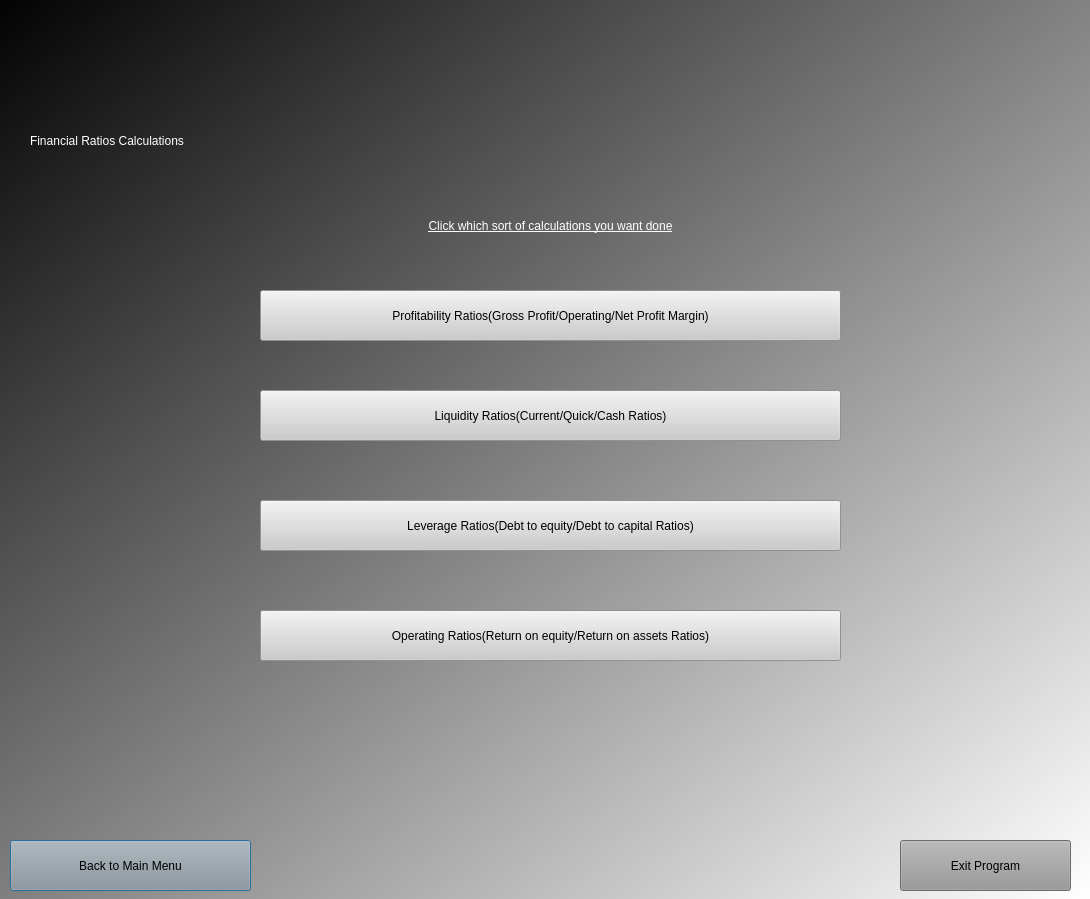
<?xml version="1.0" encoding="UTF-8"?>
<ui version="4.0">
 <class>Dialog</class>
 <widget class="QDialog" name="Dialog">
  <property name="geometry">
   <rect>
    <x>0</x>
    <y>0</y>
    <width>1090</width>
    <height>899</height>
   </rect>
  </property>
  <property name="windowTitle">
   <string>Dialog</string>
  </property>
  <widget class="QWidget" name="widget" native="true">
   <property name="geometry">
    <rect>
     <x>0</x>
     <y>-20</y>
     <width>1091</width>
     <height>921</height>
    </rect>
   </property>
   <property name="styleSheet">
    <string notr="true">QWidget#widget{
background-color:qlineargradient(spread:reflect, x1:0, y1:0, x2:1, y2:1, stop:0 rgba(0, 0, 0, 255), stop:1 rgba(255, 255, 255, 255));}</string>
   </property>
   <widget class="QLabel" name="label">
    <property name="geometry">
     <rect>
      <x>30</x>
      <y>70</y>
      <width>1081</width>
      <height>181</height>
     </rect>
    </property>
    <property name="styleSheet">
     <string notr="true">color:rgb(255, 255, 255);
font: 60pt &quot;Rockwell&quot;;
</string>
    </property>
    <property name="text">
     <string>Financial Ratios Calculations</string>
    </property>
   </widget>
   <widget class="QLabel" name="label_2">
    <property name="geometry">
     <rect>
      <x>170</x>
      <y>180</y>
      <width>761</width>
      <height>131</height>
     </rect>
    </property>
    <property name="styleSheet">
     <string notr="true">color:rgb(255, 255, 255);
font: 75 16pt &quot;MS Shell Dlg 2&quot;;
text-decoration: underline;</string>
    </property>
    <property name="text">
     <string>Click which sort of calculations you want done</string>
    </property>
    <property name="alignment">
     <set>Qt::AlignCenter</set>
    </property>
   </widget>
   <widget class="QPushButton" name="menumain">
    <property name="geometry">
     <rect>
      <x>10</x>
      <y>860</y>
      <width>241</width>
      <height>51</height>
     </rect>
    </property>
    <property name="styleSheet">
     <string notr="true">background-color:rgb(150, 150, 150);
font: 75 18pt &quot;MS Shell Dlg 2&quot;;
</string>
    </property>
    <property name="text">
     <string>Back to Main Menu</string>
    </property>
   </widget>
   <widget class="QPushButton" name="exit">
    <property name="geometry">
     <rect>
      <x>900</x>
      <y>860</y>
      <width>171</width>
      <height>51</height>
     </rect>
    </property>
    <property name="styleSheet">
     <string notr="true">background-color:rgb(150, 150, 150);
font: 75 18pt &quot;MS Shell Dlg 2&quot;;
</string>
    </property>
    <property name="text">
     <string>Exit Program</string>
    </property>
   </widget>
   <widget class="QPushButton" name="prof">
    <property name="geometry">
     <rect>
      <x>260</x>
      <y>310</y>
      <width>581</width>
      <height>51</height>
     </rect>
    </property>
    <property name="styleSheet">
     <string notr="true">background-color:rgb(203, 203, 203);
font: 75 14pt &quot;MS Shell Dlg 2&quot;;
</string>
    </property>
    <property name="text">
     <string>Profitability Ratios(Gross Profit/Operating/Net Profit Margin)</string>
    </property>
   </widget>
   <widget class="QPushButton" name="liq">
    <property name="geometry">
     <rect>
      <x>260</x>
      <y>410</y>
      <width>581</width>
      <height>51</height>
     </rect>
    </property>
    <property name="styleSheet">
     <string notr="true">background-color:rgb(203, 203, 203);
font: 75 14pt &quot;MS Shell Dlg 2&quot;;
</string>
    </property>
    <property name="text">
     <string>Liquidity Ratios(Current/Quick/Cash Ratios)</string>
    </property>
   </widget>
   <widget class="QPushButton" name="lev">
    <property name="geometry">
     <rect>
      <x>260</x>
      <y>520</y>
      <width>581</width>
      <height>51</height>
     </rect>
    </property>
    <property name="styleSheet">
     <string notr="true">background-color:rgb(203, 203, 203);
font: 75 14pt &quot;MS Shell Dlg 2&quot;;
</string>
    </property>
    <property name="text">
     <string>Leverage Ratios(Debt to equity/Debt to capital Ratios)</string>
    </property>
   </widget>
   <widget class="QPushButton" name="op">
    <property name="geometry">
     <rect>
      <x>260</x>
      <y>630</y>
      <width>581</width>
      <height>51</height>
     </rect>
    </property>
    <property name="styleSheet">
     <string notr="true">background-color:rgb(203, 203, 203);
font: 75 14pt &quot;MS Shell Dlg 2&quot;;
</string>
    </property>
    <property name="text">
     <string>Operating Ratios(Return on equity/Return on assets Ratios)</string>
    </property>
   </widget>
  </widget>
 </widget>
 <resources/>
 <connections/>
</ui>
